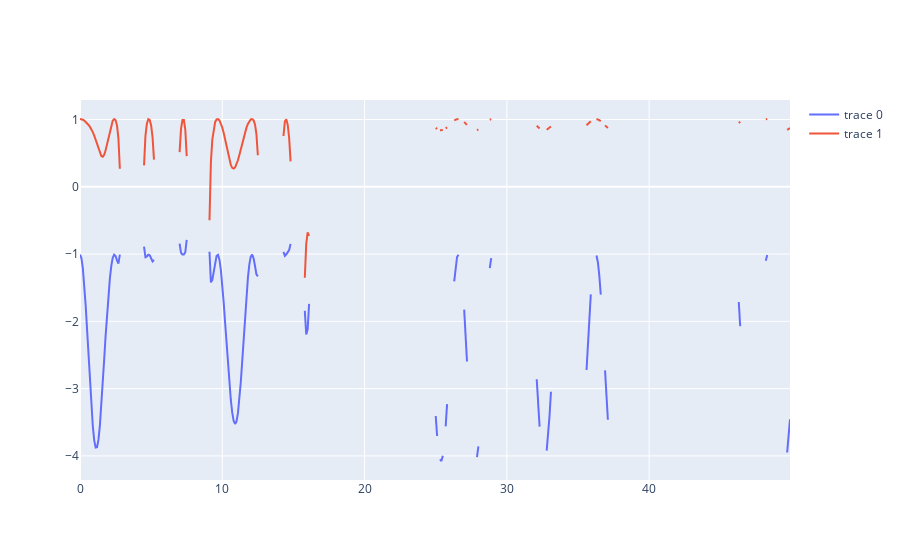

The notebook cell saved with this chart:
### Code cell
py.iplot([go.Scatter(x=timeline,y=eigenvalue1(stateA,stateB,timeline)),
          go.Scatter(x=timeline,y=eigenvalue2(stateA,stateB,timeline))])

### Figure 1 — Plotly figure (JSON) as saved in the notebook; plotly's stock layout.template omitted (floating-point values rounded to 4 significant figures; data arrays with more than 128 entries replaced by an {"elided": "..."} marker saying what was removed)
{"data": [{"type": "scatter", "x": {"elided": "500 float values"}, "y": {"elided": "500 float values"}}, {"type": "scatter", "x": {"elided": "500 float values"}, "y": {"elided": "500 float values"}}], "layout": {}}
